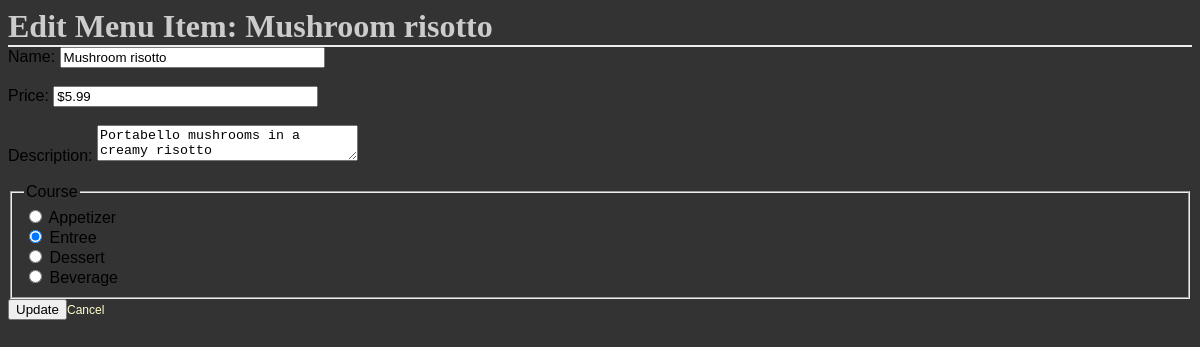
Screenshot of /restaurant/5/menu/23/edit with the database file from the repository.
### database_setup.py (models this page shows, shortened)
class AbstractBase(object):
    def __repr__(self):
        return str(self.__dict__)
    def serialize(self):
        raise NotImplemented()

class MenuItem(Base, AbstractBase):
    __tablename__ = 'menu_item'
    name = Column(String(80), nullable=False)
    id = Column(Integer, Sequence('menuitem_id_seq'), primary_key=True)
    course = Column(String(250))
    description = Column(String(250))
    price = Column(String(8))
    restaurant_id = Column(Integer, ForeignKey('restaurant.id'))
    restaurant = relationship(Restaurant)

### project.py (the view)
@app.route('/restaurant/<int:restaurant_id>/menu/<int:menu_id>/edit', methods=['GET', 'POST'])
def edit_menu_item(restaurant_id, menu_id):
    import update_data
    try:
        mi_item = read_data.read_by_id(MenuItem, {'id': menu_id})
    except NoResultFound:
        raise Exception('Not found')
    if request.method == 'POST':
        update_data.update_data(mi_item, name=request.form.get('name'), price=request.form.get('price'),
                                description=request.form.get('description'), course=request.form.get('course'))
        flash("Menu Item Successfully Edited!")
        return redirect(url_for('restaurant_menu', restaurant_id=restaurant_id))
    else:
        return render_template('editmenuitem.html', restaurant_id=restaurant_id, menu=mi_item)

### read_data.py (called while the page is built)
def read_by_id(type, kwargs={}):
    data = session.query(type).filter_by(**kwargs).first()
    return data

### templates/editmenuitem.html (shortened to what this page needs)
<!DOCTYPE html>
<html lang="en">
<head>
    <link rel=stylesheet type=text/css href="{{ url_for('static', filename='style.css') }}">
</head>
<body>
<h1> Edit Menu Item: {{menu.name}} </h1>
<form action="{{url_for('edit_menu_item', restaurant_id=restaurant_id,  menu_id=menu.id )}}" method='POST'>
    <label>Name:</label>
    <input type='text' size='30' name='name' placeholder="{{menu.name}}" value="{{menu.name}}"><br/><br/>
    <label>Price:</label>
    <input type='text' size='30' name='price' placeholder="{{menu.price}}" value="{{menu.price}}"><br/><br/>
    <label>Description:</label>
    <textarea cols='30' name='description' placeholder="{{menu.description}}">{{menu.description}}</textarea><br/><br/>
    <fieldset>
        <legend>Course</legend>
        <input type="radio" id="course1" name="course" value="Appetizer" />
        <label for="course1">Appetizer</label><br/>
        <input type="radio" id="course2" name="course" value="Entree" {% if menu.course=='Entree' %} checked {% endif
               %}/>
        <label for="course2">Entree</label><br/>
        <input type="radio" id="course3" name="course" value="Dessert" />
        <label for="course3">Dessert</label><br/>
        <input type="radio" id="course4" name="course" value="Beverage" />
        <label for="course4">Beverage</label><br/>
    </fieldset>
    <input type='submit' value='Update'><a href="{{url_for('restaurant_menu', restaurant_id=restaurant_id)}}">Cancel</a>
</form>
</body>
</html>

### static/style.css (style rules this page uses)
body { font-family: sans-serif; background-color: #333333; background-image: url('https://cloud.githubusercontent.com/assets/9041401/6119508/7cbced14-b07e-11e4-9dbd-f01488203879.jpg') }
h1, h2, h3, h4 { color: #CCCCCC; }
h1, h2 { font-family: 'Georgia', serif; margin: 0; }
h1 { border-bottom: 2px solid #eee; }
a { text-decoration: none; color:#FFFFCC; font-size: .75em; }

### rows the page displays
MenuItem: name "Mushroom risotto", price "$5.99", description "Portabello mushrooms in a creamy risotto", course "☐ Appetizer", course "☑ Entree", course "☐ Dessert", course "☐ Beverage"
